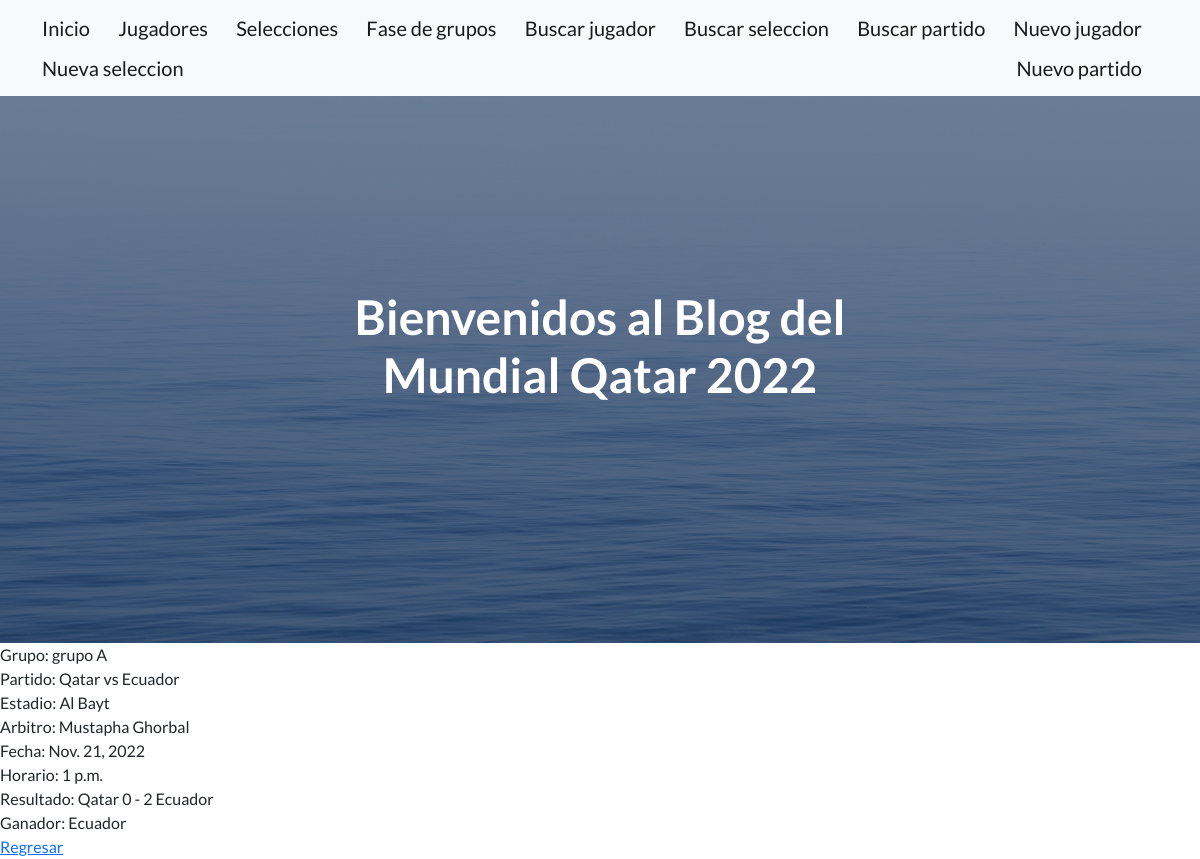
The app's page /fasegrupos/detail/1 with its own data.
### AppMundial/models.py (models this page shows, shortened)
class Fase_grupos(models.Model):
    grupo = models.CharField(max_length=20, null=True, blank=True)
    partido = models.CharField(max_length=60, null=True, blank=True)
    estadio = models.CharField(max_length=20, null=True, blank=True)
    arbitro = models.CharField(max_length=30, null=True, blank=True)
    fecha = models.DateField()
    horario = models.TimeField()
    resultado = models.CharField(max_length=60, null=True, blank=True)
    ganador = models.CharField(max_length=30, null=True, blank=True)

### AppMundial/views.py (the view)
# urls.py: path('fasegrupos/detail/<pk>', views.Fase_gruposDetail.as_view(), name='Detailfg'),
class Fase_gruposDetail(DetailView):
    model = Fase_grupos
    template_name = 'AppMundial/fase_grupos_detail.html'

### AppMundial/templates/AppMundial/fase_grupos_detail.html
{% extends "AppMundial/base.html" %}
{% load static %}
{% block contenidoQueCambia %}
Grupo: {{fase_grupos.grupo}}
<br>
Partido: {{fase_grupos.partido}}
<br>
Estadio: {{fase_grupos.estadio}}
<br>
Arbitro: {{fase_grupos.arbitro}}
<br>
Fecha: {{fase_grupos.fecha}}
<br>
Horario: {{fase_grupos.horario}}
<br>
Resultado: {{fase_grupos.resultado}}
<br>
Ganador: {{fase_grupos.ganador}}
<br>
<a href="{% url 'Listfg' %}">Regresar</a>
{% endblock %}

### records on screen
Fase_grupos: grupo "grupo A", partido "Qatar vs Ecuador", estadio "Al Bayt", arbitro "Mustapha Ghorbal", fecha "Nov. 21, 2022", horario "1 p.m.", resultado "Qatar 0 - 2 Ecuador", ganador "Ecuador"
